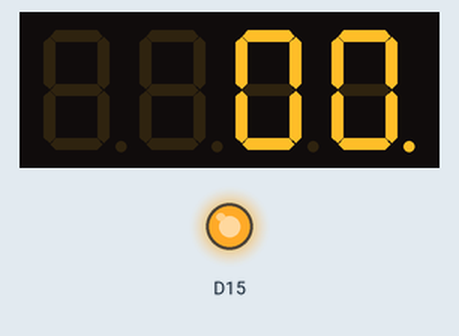
This sketch was run on a simulated Arduino Due. Parts: 4-digit seven-segment display, output pins drawn as LEDs (lit = HIGH). Wiring (inferred from the names in the program): 4-digit 7-segment display, segments lit when LOW: segments D8, D9, D10, D11, D12, D13, D14, D7; digit selects D4, D5, D6, D7. The segment pins are drawn as the display they are named for; pins used as bus, display or sensor lines are not drawn.

Above: at 0.15 s.
At 0.76 s:
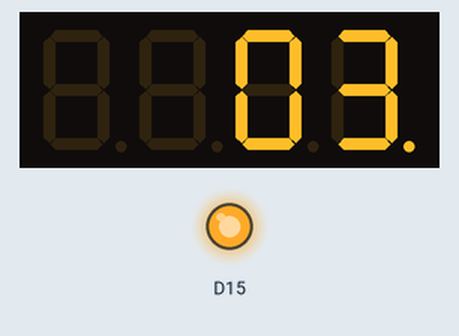
At 1.35 s:
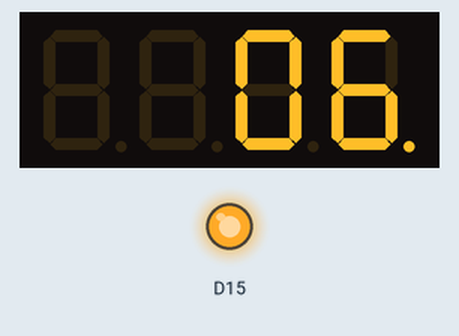
At 2.36 s:
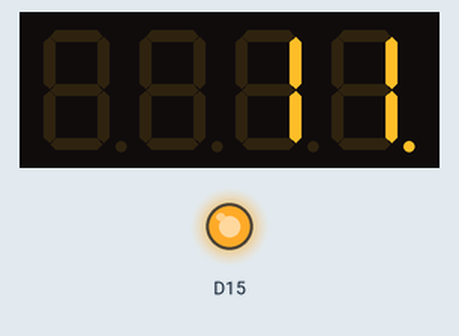
At 3.35 s:
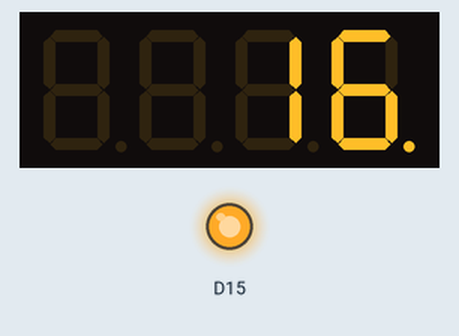
At 5.16 s:
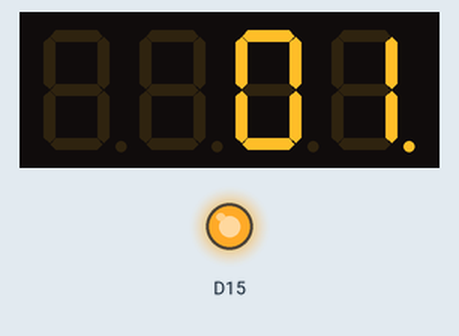

Measured:
- by itself, everything shown: repeats every 4.8 s, in 24 steps

The sketch:

sketch_oct08a.ino
```cpp
#include <DueTimer.h>
#define COM1 4
#define COM2 5
#define COM3 6
#define COM4 7
#define Seg7_A 8

const unsigned char number[]={0xC0, 0xF9, 0xA4, 0xB0, 0x99, 0x92, 0x82, 0xF8, 0x80, 0x90};

void Timer1_10msISR(){
    static unsigned int cnt10ms=0, ones=0, tens=0, turns=0;
    unsigned char cnt;
    if((turns%2)==0){
        for(cnt=0; cnt<8; cnt++){
            if((number[ones]&(0x01<<cnt))!=0)
                    digitalWrite(Seg7_A+cnt, HIGH);
                else
                    digitalWrite(Seg7_A+cnt, LOW);
        }
        digitalWrite(COM1, HIGH);
        digitalWrite(COM2, HIGH);
        digitalWrite(COM3, HIGH);
        digitalWrite(COM4, LOW);
    }
    else{
        for(cnt=0; cnt<8; cnt++){
            if((number[tens]&(0x01<<cnt))!=0)
                    digitalWrite(Seg7_A+cnt, HIGH);
                else
                    digitalWrite(Seg7_A+cnt, LOW);
        }
        digitalWrite(COM1, HIGH);
        digitalWrite(COM2, HIGH);
        digitalWrite(COM3, LOW);
        digitalWrite(COM4, HIGH);
    }
    turns++;
    cnt10ms++;
    if(cnt10ms==100){
        cnt10ms=0;
        ones++;
        if(ones==10){
            ones=0;
            tens++;
            if(tens==10)
                tens=0;
        }
        if(tens==2&&ones==4){
            tens=0;
            ones=0;
        }
    }
}

void setup() {
    unsigned int cnt;
    for(cnt=0; cnt<8; cnt++){
        pinMode(Seg7_A+cnt, OUTPUT);
        digitalWrite(Seg7_A+cnt, HIGH);
    }
    for(cnt=0; cnt<4; cnt++){
        pinMode(COM1+cnt, OUTPUT);
        digitalWrite(COM1+cnt, HIGH);
    }
    Timer1.attachInterrupt(Timer1_10msISR);
    Timer1.start(2*1000);
}

void loop() {

}
```
